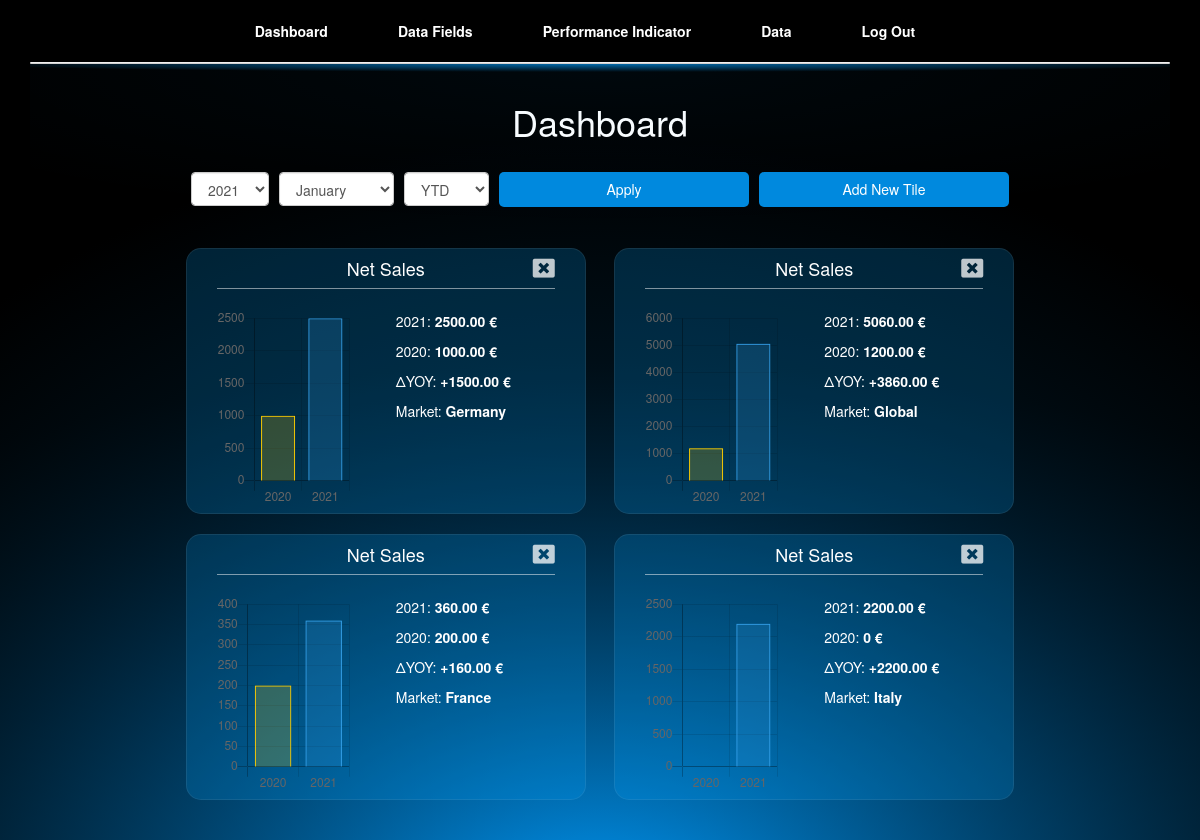
The app's page / (signed in) with its own data.
### Dashboard/models.py (models this page shows)
class Dashboard(models.Model):
    user = models.ForeignKey(User, on_delete=models.PROTECT)
    index = models.IntegerField()
    data = models.CharField(max_length=100)
    type = models.IntegerField() # 0: DF; 1: KPI
    market = models.CharField(max_length=100)

### Dashboard/views.py (the view, shortened to what this page needs)
# urls.py: path("", views.index, name="index"),
def index(request):
    choicesTypes =[(0, "Data Fields"),(1, "Performance Indicator")]
    class NewTileForm(forms.Form):
        dfFormList = forms.ChoiceField(choices = initializeNewTileForm()[1], widget = forms.Select(attrs={'class' : "form-control"}))
        kpiFormList = forms.ChoiceField(choices = initializeNewTileForm()[0], widget = forms.Select(attrs={'class' : "form-control"}))
        market = forms.ChoiceField(choices = choicesMarket, widget = forms.Select(attrs={'class' : "form-control"}))
        typeChoice = forms.ChoiceField(choices = choicesTypes, widget = forms.Select(attrs={'id': 'formChoice', 'class' : "form-control"}))
    message = ""
    criteriasResults = ""
    kpiResults = ""
    title = []
    value = []
    form = DashboardForm()
    tileForm = NewTileForm()
    form.fields['month'].initial = [datetime.now().month]
    tileResultsAll = {}
    if request.user.id:
        username = User.objects.get(id=request.user.id)
        tiles = Dashboard.objects.filter(user = username)
        criterias = []
        kpi = []
        id = []
        cummulation = "YTD"
        marketsFilter=[]
        marketsOrder = []
        year = int(datetime.now().year)
        benchmarkYear = year - 1
        month = '1'
        strdate = str(year)+"-"+str(month)
        benchmark = str(benchmarkYear)+"-"+str(month)
        for tile in tiles:
            marketsOrder.append(tile.market)
            if tile.market not in marketsFilter:
                marketsFilter.append(tile.market)
        form = DashboardForm(request.GET)
        dfMarkets = []
        piMarkets = []
        for tile in tiles:
            if tile.type == 0:
                criterias.append(tile.data)
                id.append("df")
                dfMarkets.append(tile.market)
            elif tile.type == 1:
                kpi.append(tile.data)
                id.append("kpi")
                piMarkets.append(tile.market)
        criteriasBenchmark = []
        for element in criterias:
            criteriasBenchmark.append(element)
        print(criterias)
        print(criteriasBenchmark)
        print(strdate)
        print(benchmark)
        results = calculate(criteriasList=criterias, kpi=kpi, cummulation=cummulation, dfMarkets=dfMarkets, piMarkets=piMarkets, marketsFilter=marketsFilter, strdate=strdate)
        print(results)
        print("BEEENCHHMARRK")
        resultsBenchmark = calculate(criteriasList=criteriasBenchmark, kpi=kpi, cummulation=cummulation, dfMarkets=dfMarkets, piMarkets=piMarkets, marketsFilter=marketsFilter, strdate=benchmark)
        print(resultsBenchmark)
        tileResults = []
        tileResultsBenchmark = []
        k = 0
        i = 0
        j = 0
        while k < len(id):
            if id[k] == "df":
                tileResults.append(results[0][j])
                tileResultsBenchmark.append(resultsBenchmark[0][j])
                j += 1
            else:
                tileResults.append(results[1][i])
                tileResultsBenchmark.append(resultsBenchmark[1][i])
                i += 1
            k += 1
        i = 0
        tileResultsAll = []
        while i < len(tiles):
            tileResultsDict = {}
            if tiles[i].type == 1 and tileResults[i] <= 1:
                tileResultsDict['value'] = str(round(tileResults[i] * 100, 2)) + " %"
                tileResultsDict['valueStrip'] = round(tileResults[i] * 100, 2)
                tileResultsDict['benchmarkValue'] = str(round(tileResultsBenchmark[i] * 100, 2)) + " %"
                tileResultsDict['benchmarkValueStrip'] = round(tileResultsBenchmark[i] * 100, 2)
                delta = round((tileResults[i] - tileResultsBenchmark[i]) * 100, 2)
                if delta > 0:
                    tileResultsDict['delta'] = "+" + str(delta) + " %°"
                elif delta < 0:
                    tileResultsDict['delta'] = str(delta) + " %°"
                tileResultsDict['type'] = ["in %"]
            else:
                tileResultsDict['value'] = str(tileResults[i]) + " €"
                tileResultsDict['valueStrip'] = round(tileResults[i], 2)
                tileResultsDict['benchmarkValue'] = str(round(tileResultsBenchmark[i],2)) + " €"
                tileResultsDict['benchmarkValueStrip'] = round(tileResultsBenchmark[i],2)
                delta = round(tileResults[i] - tileResultsBenchmark[i], 2)
                if delta > 0:
                    tileResultsDict['delta'] = "+" + str(delta) + " €"
                elif delta < 0:
                    tileResultsDict['delta'] = str(delta) + " €"
                tileResultsDict['type'] = ["in €"]
            tileResultsDict['kpi'] = tiles[i].data
            if tiles[i].market == "global":
                tileResultsDict['market'] = "All"
            else:
                tileResultsDict['market'] = tiles[i].market
            tileResultsDict['id'] = tiles[i].id
            tileResultsDict['year'] = year
            tileResultsDict['benchmarkYear'] = benchmarkYear
            tileResultsDict['name'] = tiles[i].data
            tileResultsAll.append(tileResultsDict)
            i += 1
    return render(request, "dashboard/index.html", {
        'form' : form,
        'tiles' : tileResultsAll,
        'tileForm' : tileForm,
        'message' : message
    })

### Dashboard/views.py
class DashboardForm(forms.Form):
    year = forms.ChoiceField(choices = yearsTuples, initial=[len(years)-1], widget = forms.Select(attrs={'class' : "form-control form-xselement"}))
    month = forms.ChoiceField(choices = monthsTuples, widget = forms.Select(attrs={'class' : "form-control form-xselement"}))
    cummulation = forms.ChoiceField(choices = choicesCummulation, widget = forms.Select(attrs={'class' : "form-control form-xselement"}))

    class NewTileForm(forms.Form):
        dfFormList = forms.ChoiceField(choices = initializeNewTileForm()[1], widget = forms.Select(attrs={'class' : "form-control"}))
        kpiFormList = forms.ChoiceField(choices = initializeNewTileForm()[0], widget = forms.Select(attrs={'class' : "form-control"}))
        market = forms.ChoiceField(choices = choicesMarket, widget = forms.Select(attrs={'class' : "form-control"}))
        typeChoice = forms.ChoiceField(choices = choicesTypes, widget = forms.Select(attrs={'id': 'formChoice', 'class' : "form-control"}))

### Dashboard/views.py (called while the page is built)
def initializeNewTileForm():
    global DftypeChoice
    global PindicatorChoice
    global DftypeObjects
    global PindicatorObjects
    global pIndicatorList
    global dfTypeList
    DftypeChoice = ["Select ..."]
    PindicatorChoice = ["Select ..."]
    DftypeObjects = DfType()
    PindicatorObjects = pIndicator()
    pIndicatorList = zip()
    dfTypeList = zip()
    DftypeObjects = DfType.objects.all()
    PindicatorObjects = pIndicator.objects.all()
    DftypeIndex = range(0,len(DftypeObjects)+1)
    PindicatorIndex = range(0,len(PindicatorObjects)+1)
    for element in DftypeObjects:
        DftypeChoice.append(element.name)
    for element in PindicatorObjects:
        PindicatorChoice.append(element.name)
    pIndicatorList = zip(PindicatorIndex,PindicatorChoice)
    dfTypeList = zip(DftypeIndex, DftypeChoice)
    return list(pIndicatorList), list(dfTypeList)

def retrieveData(criterias=[]):
    results = []
    for criteria in criterias:
        datafield = DfType.objects.get(name = criteria)
        queryObjects = Data.objects.filter(dfCode = datafield)
        queryData = []
        for element in queryObjects:
            queryData.append(element)
        results.append(queryData)
    return results

### Dashboard/templates/dashboard/index.html (shortened to what this page needs)
{% extends "dashboard/layout.html" %}
{% block body %}
    <h1 class="caption white">Dashboard</h1>
        {% if user.is_authenticated %}
            <div class="menuBar">
                <form class="form-group" action="{% url 'index' %}" style="display: flex; justify-content: center; padding-left: 10px;" method="get">
                    <li class="box">{{ form.year }}</li>
                    <li class="box"> {{ form.month }}</li>
                    <li class="box">{{ form.cummulation }}</li>
                    <li><input type="submit" class="button-box btn-New box" value="Apply"></li>
                    <li><input type="button" id="btn-addNewTile" class="button-box btn-New box" style="margin-bottom: 26px;" value="Add New Tile"></li>
                </form>
            </div>
            <div class="db-frame">
                {% for tile in tiles %}
                    <div class="_3element db">
                        <div class="tileHead">
                            <h4 class="white">{{ tile.name }}</h4>
                            <i id="{{ tile.id }}" class="fa fa-window-close tileClose close-New" style="font-size:22px;"></i>
                        </div>
                        <div class="_12element">
                            <canvas id="chart_{{ tile.id }}" height="200" width="140%" style="margin-left: 15px;"></canvas>
                        </div>
                        <div class="_12element">
                            <p class="white">{{ tile.year }}: <strong>{{ tile.value }}</strong></p>
                            <p class="white">{{ tile.benchmarkYear }}:  <strong>{{ tile.benchmarkValue }}</strong></p>
                            <p class="white">ΔYOY:  <strong>{{ tile.delta }}</strong></p>
                            <p class="white">Market: <strong>{{ tile.market }}</strong></p>
                        </div>
                        <script>
                            document.addEventListener('DOMContentLoaded', () => {
                                Chart.defaults.global.legend.display = false;
                                var ctx = document.getElementById("chart_{{ tile.id }}").getContext('2d');
                                var myChart = new Chart(ctx, {
                                    type: 'bar',
                                    data: {
                                        labels: [{{tile.benchmarkYear}},{{tile.year}}],
                                        datasets: [{
                                            label: '',
                                            data: [{{ tile.benchmarkValueStrip }}, {{ tile.valueStrip }}],
                                            backgroundColor: [
                                                'rgba(255,207,0, 0.2)',
                                                'rgba(54, 162, 235, 0.2)'
                                            ],
                                            borderColor: [
                                                'rgba(255,207,0, 1)',
                                                'rgba(54, 162, 235, 1)'
                                            ],
                                            borderWidth: 1
                                        }]
                                    },
                                    options: {
                                        scales: {
                                            yAxes: [{
                                                ticks: {
                                                    beginAtZero: true
                                                }
                                            }]
                                        },
                                        responsive: false,
                                    }
                                });
                            });
                        </script>
                    </div>
                {% endfor %}
        {% endif %}
            </div>
{% endblock %}

### Dashboard/static/dashboard/styles.css (style rules this page uses)
.caption { width: 100%; text-align: center; margin-bottom: 20px; }
.white { color: white; }
input { width: 100%; border-radius: 5px; border: lightgrey 2px solid; z-index: 99; }
.db-frame { width: 100%; display: flex; justify-content: center; flex-wrap: wrap; }
.db { background-color: rgba(0, 157, 255, 0.2); margin-bottom: 20px; border-radius: 15px; border: solid 0.5px rgba(197, 197, 197, 0.1); }
._3element { height: 266px; width: 400px; margin-left: 1.25%; margin-right: 1.25%; background-color:rgba(0, 166, 255, 0.2); display: flex; flex-wrap: wrap; justify-content: center;; }
.menuBar { width: 100%; padding-top: 10px; height: auto; display: flex; align-items: center; flex-wrap: wrap; justify-content: center; }
input { width: 680px; }
.tileHead { text-align: center; width: 340px; height: 40px; border-bottom: solid 0.2px rgba(255,255,255,0.5); margin-left: 30px; margin-right: 30px; position: relative; }
.box { margin-bottom: 10px; }
.fa { color: rgba(255,255,255,0.75); }
.fa-window-close { position: absolute; top: 5px; right: 10px; z-index: 99; }
.button-box { background-color: rgb(0, 137, 222); height: 35px; width: 250px; border-radius: 5px; border: 0px; color: white; position: relative; z-index: 99; display: flex; justify-content: center; align-items: center; display: block; }
.form-xselement { width: 200px;; }
li { list-style-type: none; display : inline; margin-right: 10px; }
.form-group { z-index: 99; display: flex; flex-wrap: wrap }
._12element { position: relative; z-index: 100; width: 50%; height: auto; max-height: 200px; padding: 10px; margin: 0px; }
.tileClose { position: absolute; top: 8px; right: 0px; }

### records on screen
Dashboard: name "Net Sales", market "Germany"
Dashboard: name "Net Sales", market "Global"
Dashboard: name "Net Sales", market "France"
Dashboard: name "Net Sales", market "Italy"

### other values on screen
{{ tile.year }} "2021" "2021" "2021" "2021"
{{ tile.value }} "2500.00 €" "5060.00 €" "360.00 €" "2200.00 €"
{{ tile.benchmarkYear }} "2020" "2020" "2020" "2020"
{{ tile.benchmarkValue }} "1000.00 €" "1200.00 €" "200.00 €" "0 €"
{{ tile.delta }} "+1500.00 €" "+3860.00 €" "+160.00 €" "+2200.00 €"
chart data {{ tile.benchmarkValueStrip }} 1000.00, 1200.00, 200.00, 0
